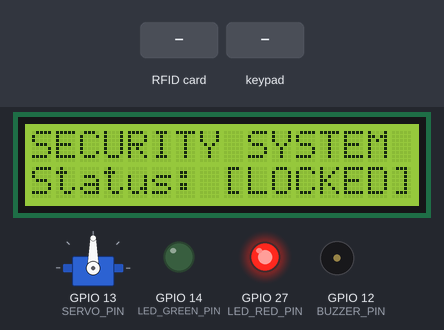
A sketch run on a simulated ESP32. Parts: 16×2 character LCD, servo, output pins drawn as LEDs (lit = HIGH), buzzer (waves = sounding). The inputs (shaded band) are chosen by the test bench. WiFi joins after 1.5 s; servers stay silent unless stated; uploads are accepted with an empty reply; what the sketch prints to the serial monitor is not drawn.

Above: at 4.9 s.
5.0 s: RFID card A1 B2 C3 D4 held to the reader
At 6.1 s:
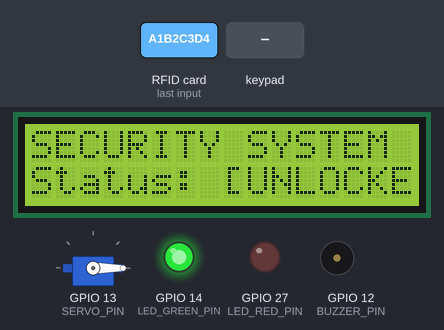
6.8 s: keypad keys A 1 B 2 C 3 D 4 pressed 0.4 s apart
At 10.7 s:
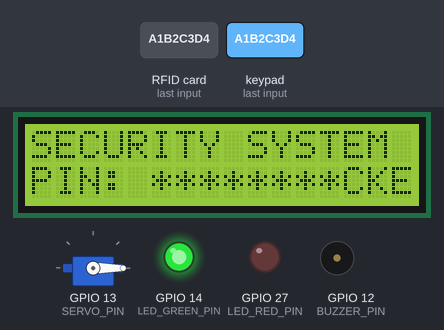
11.5 s: RFID card 5E 7A 19 C4 held to the reader
At 12.8 s:
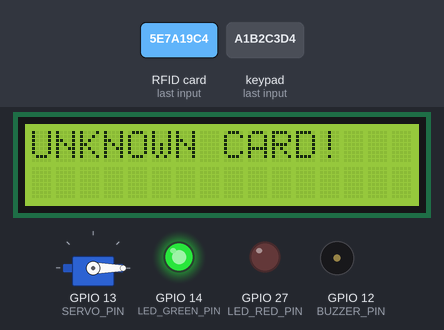
14.5 s: key '1' pressed
At 15.0 s:
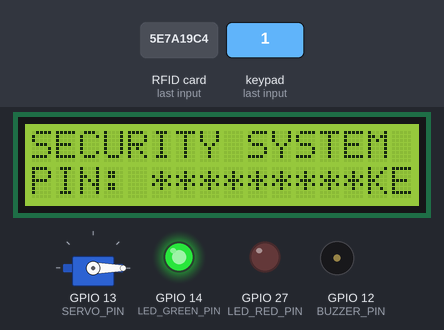
16.0 s: keypad keys A 1 B 2 C 3 D 4 # pressed 0.4 s apart
At 20.2 s:
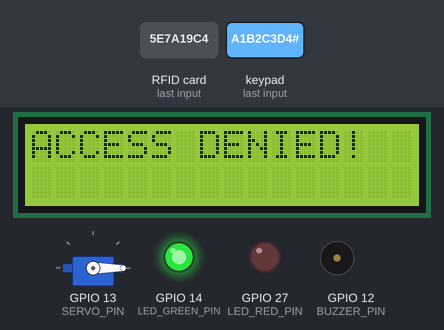
21.1 s: keypad keys 1 2 3 4 # pressed 0.4 s apart
At 21.76 s:
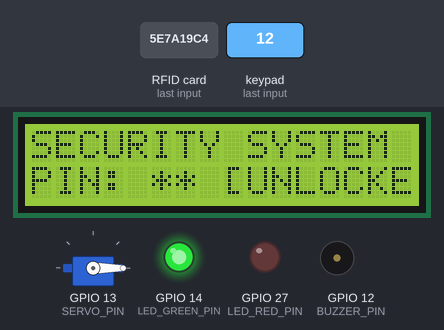
Timing chart, 0 to 24.5 s (numbered marks = the images above; inputs shaded):
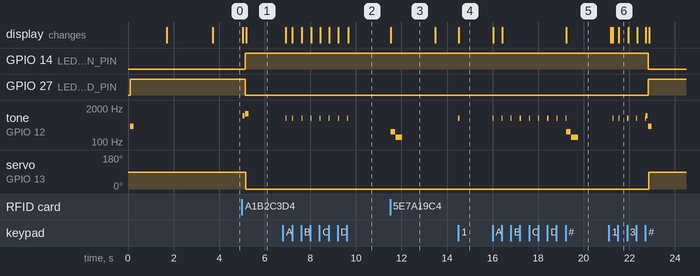

Measured:
- after the input at 5.0 s, GPIO 14 (LED_GREEN_PIN): LOW → HIGH after 0.15 s; GPIO 27 (LED_RED_PIN): HIGH → LOW after 0.15 s
- after the input at 6.8 s, tone on GPIO 12 (BUZZER_PIN): goes 800 Hz 0.05 s, silent 0.24 s, 6 × (800 Hz 0.05 s, silent 0.37 s), 800 Hz 0.05 s, then silent, starting after 0.12 s; the display: first changes after 0.13 s (image 2 shows a later state)
- after the input at 11.5 s, tone on GPIO 12 (BUZZER_PIN): silent → 250 Hz at once, → silent 0.20 s later, → 150 Hz 0.02 s later, → silent 0.30 s later; the display: changes at once (image 3)
- after the input at 14.5 s, tone on GPIO 12 (BUZZER_PIN): silent → 800 Hz at once, → silent 0.05 s later; the display: changes at once (image 4)
- after the input at 16.0 s, tone on GPIO 12 (BUZZER_PIN): plays 800 Hz for 0.05 s, 800 Hz for 0.05 s, 800 Hz for 0.05 s, 800 Hz for 0.05 s, 800 Hz for 0.05 s, 800 Hz for 0.05 s … (11 notes in this stretch), starting at once; the display: first changes at once (image 5 shows a later state)
- after the input at 21.1 s, GPIO 14 (LED_GREEN_PIN): HIGH → LOW after 1.7 s; GPIO 27 (LED_RED_PIN): LOW → HIGH after 1.7 s
- what the display in image 3 shows lasts 2.0 s, from 11.5 s to 13.5 s

The sketch:

esp32_smart_door_lock.ino
```cpp
/*
 * =================================================================================
 * Engineering Project: Arduino-Based Smart Door Lock & Security Monitoring System
 * Firmware: ESP32 Wi-Fi IoT Smart Lock Controller (C++ / Arduino IDE)
 * Author: Senior IoT & Full-Stack Developer
 * Components:
 *   - ESP32 Development Board (Wi-Fi + Microcontroller)
 *   - SG90 / MG996R Servo Motor (Deadbolt Lock Actuator)
 *   - MFRC522 RFID SPI Reader (Contactless Card Entry)
 *   - 4x4 Matrix Keypad (PIN Code Entry)
 *   - 16x2 I2C LCD Display (Local Status Messages)
 *   - Active Buzzer (Audio Alert Tones)
 *   - Green / Red LEDs (Lock Status Visualizers)
 * =================================================================================
 */

#include <WiFi.h>
#include <WebServer.h>
#include <HTTPClient.h>
#include <ESP32Servo.h>
#include <SPI.h>
#include <MFRC522.h>
#include <Keypad.h>
#include <Wire.h>
#include <LiquidCrystal_I2C.h>

// --- Wi-Fi & Web Server Credentials ---
const char* ssid = "YOUR_WIFI_SSID";
const char* password = "YOUR_WIFI_PASSWORD";
const char* cloudApiEndpoint = "http://192.168.1.100:8080/api/v1/door/log"; // Web Backend API

WebServer server(80);

// --- Pin Assignments ---
#define SERVO_PIN        13
#define BUZZER_PIN       12
#define LED_GREEN_PIN    14
#define LED_RED_PIN      27

#define SS_PIN           5   // MFRC522 RFID SS Pin
#define RST_PIN          0   // MFRC522 RFID Reset Pin

// --- Keypad Configuration (4x4 Matrix) ---
const byte ROWS = 4;
const byte COLS = 4;
char keys[ROWS][COLS] = {
  {'1','2','3','A'},
  {'4','5','6','B'},
  {'7','8','9','C'},
  {'*','0','#','D'}
};
byte rowPins[ROWS] = {32, 33, 25, 26};
byte colPins[COLS] = {17, 16, 4, 15};
Keypad keypad = Keypad(makeKeymap(keys), rowPins, colPins, ROWS, COLS);

// --- Hardware Objects ---
Servo doorServo;
MFRC522 rfid(SS_PIN, RST_PIN);
LiquidCrystal_I2C lcd(0x27, 16, 2); // I2C Address 0x27

// --- System State Variables ---
bool isLocked = true;
String enteredPin = "";
const String MASTER_PIN = "1234";
const String MASTER_CARD_UID = "A1B2C3D4"; // Replace with your card UID

// --- Servo Angles ---
const int LOCK_ANGLE = 90;
const int UNLOCK_ANGLE = 0;

void setup() {
  Serial.begin(115200);
  Serial.println("\n🚀 Initializing Smart Door Lock System...");

  // Setup I/O Pins
  pinMode(BUZZER_PIN, OUTPUT);
  pinMode(LED_GREEN_PIN, OUTPUT);
  pinMode(LED_RED_PIN, OUTPUT);

  // Setup LCD Display
  lcd.init();
  lcd.backlight();
  lcd.setCursor(0, 0);
  lcd.print("Smart Door Lock");
  lcd.setCursor(0, 1);
  lcd.print("Booting IoT...");

  // Setup Servo Motor
  ESP32PWM::allocateTimer(0);
  doorServo.setPeriodHertz(50);
  doorServo.attach(SERVO_PIN, 500, 2400);

  // Initialize Lock in Sealed State
  applyLockState(true, "System Boot");

  // Setup SPI & RFID
  SPI.begin();
  rfid.PCD_Init();

  // Connect to Wi-Fi
  WiFi.begin(ssid, password);
  Serial.print("Connecting to Wi-Fi");
  int wifiTimeout = 0;
  while (WiFi.status() != WL_CONNECTED && wifiTimeout < 20) {
    delay(500);
    Serial.print(".");
    wifiTimeout++;
  }

  if (WiFi.status() == WL_CONNECTED) {
    Serial.println("\n✅ Wi-Fi Connected!");
    Serial.print("IP Address: ");
    Serial.println(WiFi.localIP());

    lcd.clear();
    lcd.setCursor(0, 0);
    lcd.print("IP: ");
    lcd.print(WiFi.localIP());
  } else {
    Serial.println("\n⚠️ Wi-Fi Offline. Running in Standalone Mode.");
    lcd.clear();
    lcd.setCursor(0, 0);
    lcd.print("Wi-Fi Offline");
  }

  // Define HTTP REST API Routes
  server.on("/api/status", HTTP_GET, handleGetStatus);
  server.on("/api/door", HTTP_POST, handlePostDoorControl);
  server.begin();
  Serial.println("🌐 HTTP REST API Server Started");

  delay(2000);
  updateLcdStatus();
}

void loop() {
  // Handle Incoming HTTP API Requests
  server.handleClient();

  // Handle RFID Card Scans
  checkRfidScan();

  // Handle Matrix Keypad Input
  checkKeypadInput();
}

// --- Lock Actuator Functions ---
void applyLockState(bool lockState, String triggerSource) {
  isLocked = lockState;
  if (isLocked) {
    doorServo.write(LOCK_ANGLE);
    digitalWrite(LED_RED_PIN, HIGH);
    digitalWrite(LED_GREEN_PIN, LOW);
  } else {
    doorServo.write(UNLOCK_ANGLE);
    digitalWrite(LED_GREEN_PIN, HIGH);
    digitalWrite(LED_RED_PIN, LOW);
  }

  playToneBeep(isLocked ? 400 : 1200, 150);
  updateLcdStatus();
  sendTelemetryLog(triggerSource, isLocked ? "LOCKED" : "UNLOCKED");
}

void updateLcdStatus() {
  lcd.clear();
  lcd.setCursor(0, 0);
  lcd.print("SECURITY SYSTEM");
  lcd.setCursor(0, 1);
  if (isLocked) {
    lcd.print("Status: [LOCKED]");
  } else {
    lcd.print("Status: [UNLOCKED]");
  }
}

// --- Keypad Handler ---
void checkKeypadInput() {
  char key = keypad.getKey();
  if (key != NO_KEY) {
    playToneBeep(800, 50);

    if (key == '#') { // Submit Key
      if (enteredPin == MASTER_PIN) {
        lcd.clear();
        lcd.print("ACCESS GRANTED");
        playSuccessMelody();
        applyLockState(!isLocked, "Keypad PIN");
      } else {
        lcd.clear();
        lcd.print("ACCESS DENIED!");
        playDeniedMelody();
        sendTelemetryLog("Keypad Invalid PIN", "DENIED");
      }
      enteredPin = "";
      delay(1500);
      updateLcdStatus();
    } else if (key == '*') { // Clear Key
      enteredPin = "";
      updateLcdStatus();
    } else {
      enteredPin += key;
      lcd.setCursor(0, 1);
      lcd.print("PIN: ");
      for (int i = 0; i < enteredPin.length(); i++) lcd.print("*");
    }
  }
}

// --- RFID Scanner Handler ---
void checkRfidScan() {
  if (!rfid.PICC_IsNewCardPresent() || !rfid.PICC_ReadCardSerial()) {
    return;
  }

  String cardUid = "";
  for (byte i = 0; i < rfid.uid.size; i++) {
    cardUid += String(rfid.uid.uidByte[i] < 0x10 ? "0" : "");
    cardUid += String(rfid.uid.uidByte[i], HEX);
  }
  cardUid.toUpperCase();

  Serial.println("💳 Scanned RFID UID: " + cardUid);

  if (cardUid == MASTER_CARD_UID) {
    lcd.clear();
    lcd.print("CARD VERIFIED!");
    playSuccessMelody();
    applyLockState(!isLocked, "RFID Card (" + cardUid + ")");
  } else {
    lcd.clear();
    lcd.print("UNKNOWN CARD!");
    playDeniedMelody();
    sendTelemetryLog("Unregistered RFID " + cardUid, "DENIED");
  }

  rfid.PICC_HaltA();
  rfid.PCD_StopCrypto1();
  delay(1500);
  updateLcdStatus();
}

// --- REST API Endpoints ---
void handleGetStatus() {
  String json = "{\"status\":\"" + String(isLocked ? "LOCKED" : "UNLOCKED") + "\",\"ip\":\"" + WiFi.localIP().toString() + "\"}";
  server.send(200, "application/json", json);
}

void handlePostDoorControl() {
  if (server.hasArg("plain") == false) {
    server.send(400, "application/json", "{\"error\":\"Body empty\"}");
    return;
  }
  String body = server.arg("plain");
  if (body.indexOf("unlock") >= 0) {
    applyLockState(false, "Web Remote REST API");
    server.send(200, "application/json", "{\"result\":\"unlocked\"}");
  } else if (body.indexOf("lock") >= 0) {
    applyLockState(true, "Web Remote REST API");
    server.send(200, "application/json", "{\"result\":\"locked\"}");
  } else {
    server.send(400, "application/json", "{\"error\":\"Invalid action\"}");
  }
}

// --- Audio Tones ---
void playToneBeep(int freq, int duration) {
  tone(BUZZER_PIN, freq, duration);
}

void playSuccessMelody() {
  tone(BUZZER_PIN, 1000, 100);
  delay(120);
  tone(BUZZER_PIN, 2000, 200);
}

void playDeniedMelody() {
  tone(BUZZER_PIN, 250, 200);
  delay(220);
  tone(BUZZER_PIN, 150, 300);
}

// --- Cloud Webhook Sync ---
void sendTelemetryLog(String method, String status) {
  if (WiFi.status() == WL_CONNECTED) {
    HTTPClient http;
    http.begin(cloudApiEndpoint);
    http.addHeader("Content-Type", "application/json");

    String jsonPayload = "{\"user\":\"" + method + "\",\"status\":\"" + status + "\",\"timestamp\":\"" + String(millis()) + "\"}";
    http.POST(jsonPayload);
    http.end();
  }
}
```
